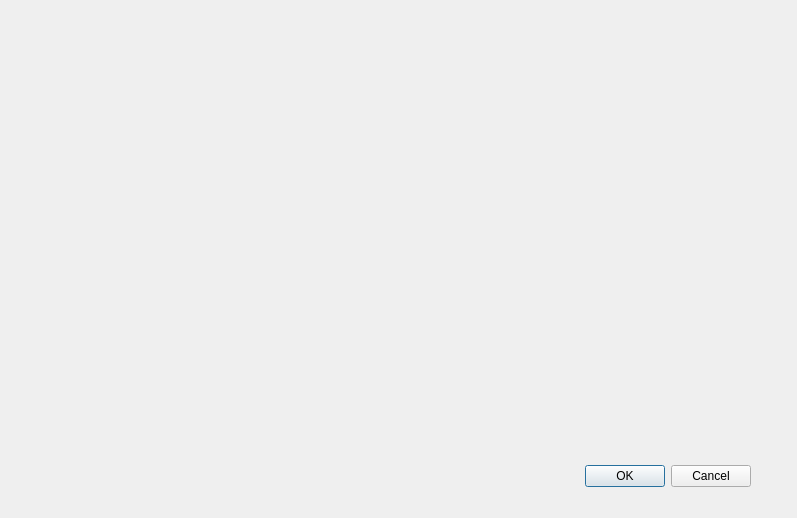
<?xml version="1.0" encoding="UTF-8"?>
<ui version="4.0">
 <class>editDeviceType</class>
 <widget class="QDialog" name="editDeviceType">
  <property name="geometry">
   <rect>
    <x>0</x>
    <y>0</y>
    <width>797</width>
    <height>518</height>
   </rect>
  </property>
  <property name="windowTitle">
   <string>Dialog</string>
  </property>
  <widget class="QDialogButtonBox" name="buttonBox">
   <property name="geometry">
    <rect>
     <x>30</x>
     <y>460</y>
     <width>721</width>
     <height>32</height>
    </rect>
   </property>
   <property name="orientation">
    <enum>Qt::Horizontal</enum>
   </property>
   <property name="standardButtons">
    <set>QDialogButtonBox::Cancel|QDialogButtonBox::Ok</set>
   </property>
  </widget>
 </widget>
 <resources/>
 <connections>
  <connection>
   <sender>buttonBox</sender>
   <signal>accepted()</signal>
   <receiver>editDeviceType</receiver>
   <slot>accept()</slot>
   <hints>
    <hint type="sourcelabel">
     <x>248</x>
     <y>254</y>
    </hint>
    <hint type="destinationlabel">
     <x>157</x>
     <y>274</y>
    </hint>
   </hints>
  </connection>
  <connection>
   <sender>buttonBox</sender>
   <signal>rejected()</signal>
   <receiver>editDeviceType</receiver>
   <slot>reject()</slot>
   <hints>
    <hint type="sourcelabel">
     <x>316</x>
     <y>260</y>
    </hint>
    <hint type="destinationlabel">
     <x>286</x>
     <y>274</y>
    </hint>
   </hints>
  </connection>
 </connections>
</ui>
